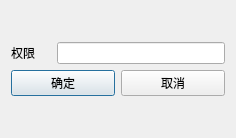
<?xml version="1.0" encoding="UTF-8"?>
<ui version="4.0">
 <class>PowerDelete</class>
 <widget class="QDialog" name="PowerDelete">
  <property name="geometry">
   <rect>
    <x>0</x>
    <y>0</y>
    <width>236</width>
    <height>138</height>
   </rect>
  </property>
  <property name="windowTitle">
   <string>Dialog</string>
  </property>
  <layout class="QVBoxLayout" name="verticalLayout_2">
   <item>
    <layout class="QVBoxLayout" name="verticalLayout">
     <item>
      <layout class="QHBoxLayout" name="horizontalLayout">
       <item>
        <widget class="QLabel" name="label">
         <property name="minimumSize">
          <size>
           <width>40</width>
           <height>0</height>
          </size>
         </property>
         <property name="text">
          <string>权限</string>
         </property>
        </widget>
       </item>
       <item>
        <widget class="QLineEdit" name="lineEdit"/>
       </item>
      </layout>
     </item>
     <item>
      <layout class="QHBoxLayout" name="horizontalLayout_2">
       <item>
        <widget class="QPushButton" name="yesButton">
         <property name="text">
          <string>确定</string>
         </property>
        </widget>
       </item>
       <item>
        <widget class="QPushButton" name="closeButton">
         <property name="text">
          <string>取消</string>
         </property>
        </widget>
       </item>
      </layout>
     </item>
    </layout>
   </item>
  </layout>
 </widget>
 <resources/>
 <connections/>
</ui>
